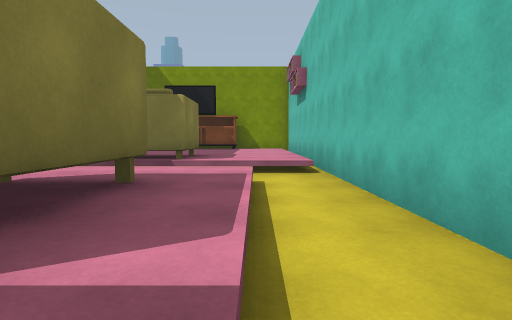
[1] (above)

22 first-person views from a walk through a 3-D level made in the Unity game engine. The camera is 1.3 m above the floor, tilts 4° down and sees 80° across. The floor is counted in squares, 2 m on a side. Each view is taken from the middle of a square. On the plan, view 1 faces up. The plan holds only what a view shows up to about 10 squares ahead; the rest is blank. The place goes on beyond the plan. The player is left out.

[2]
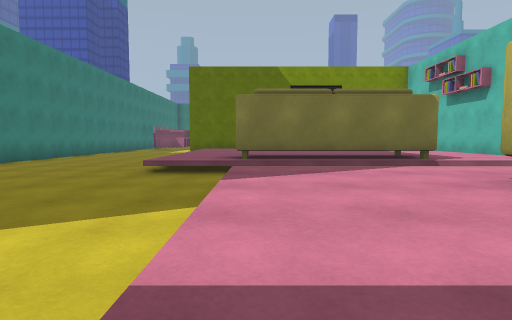

[3]
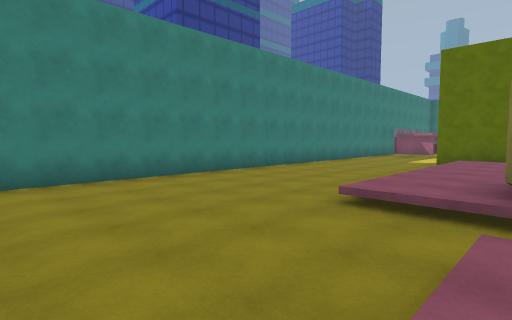

[4]
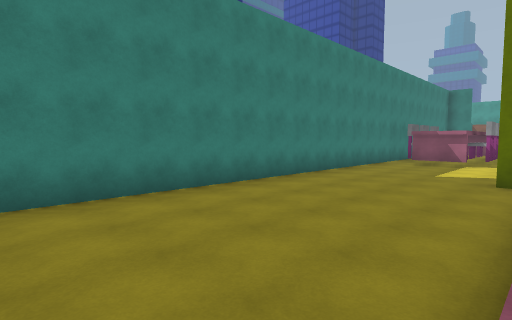

[5]
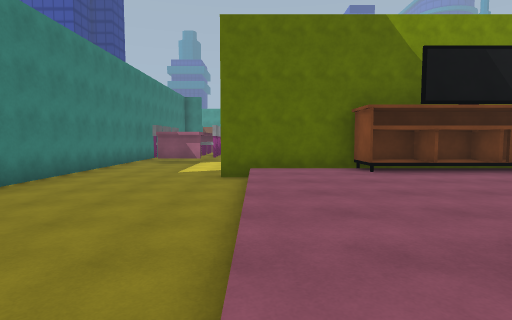

[6]
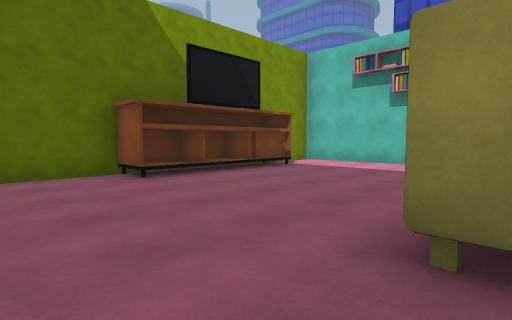

[7]
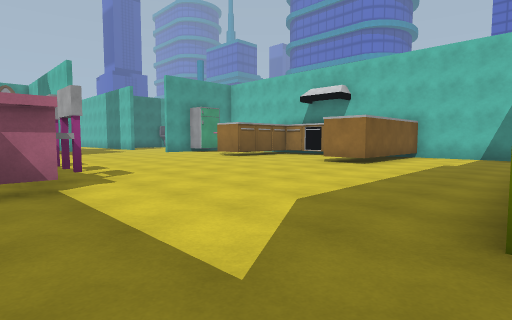

[8]
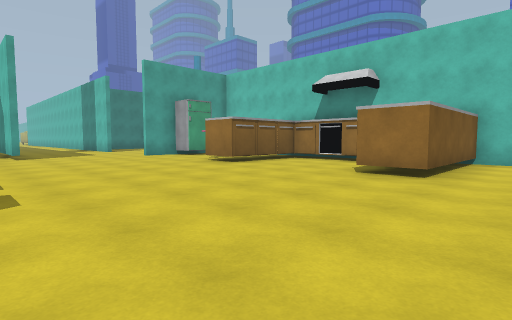

[9]
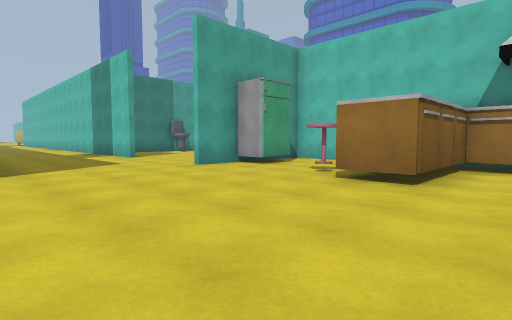

[10]
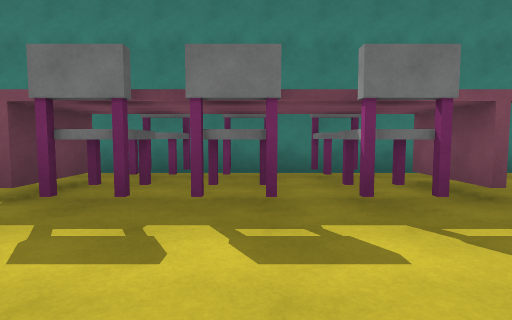

[11]
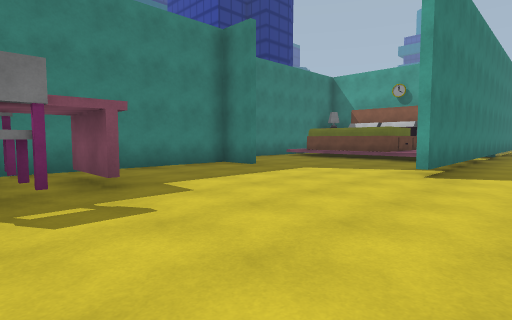

[12]
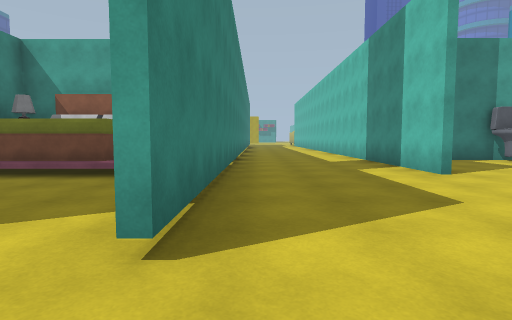

[13]
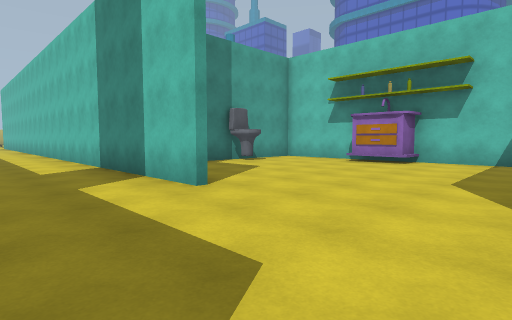

[14]
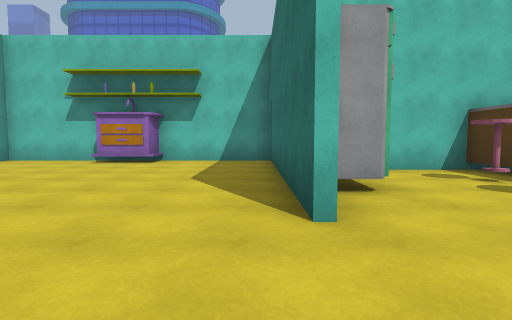

[15]
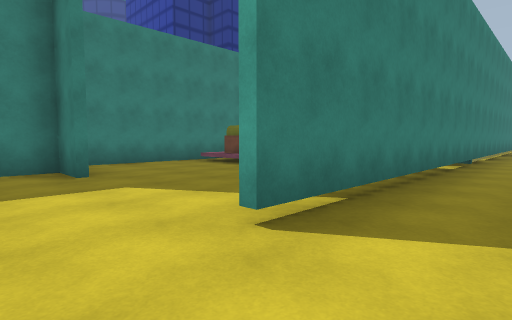

[16]
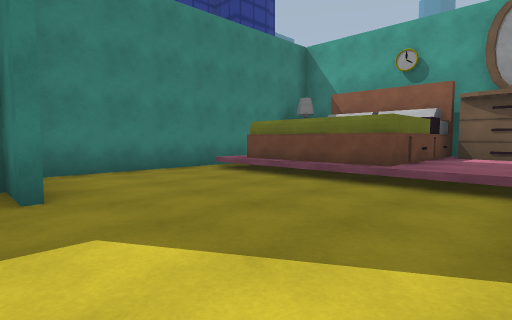

[17]
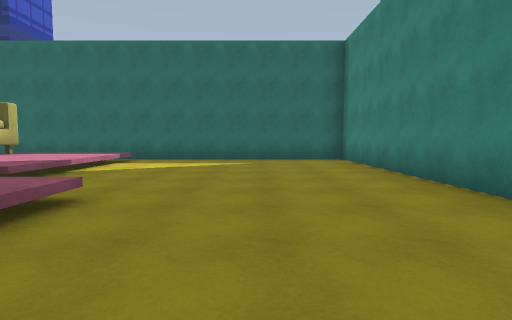

[18]
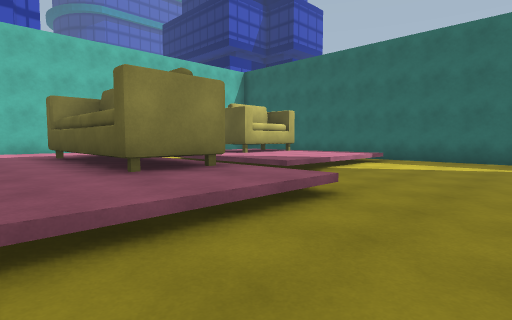

[19]
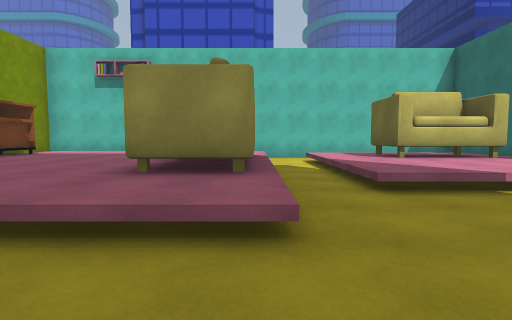

[20]
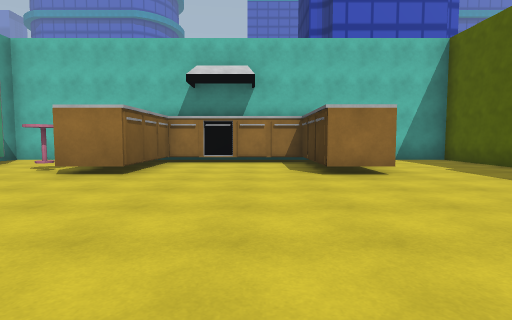

[21]
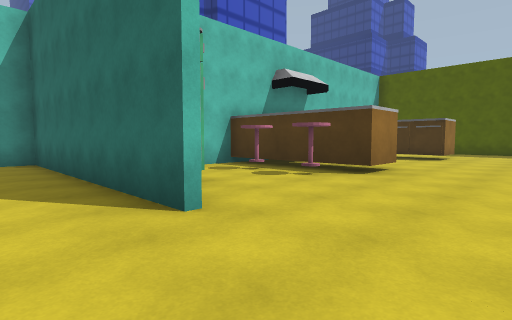

[22]
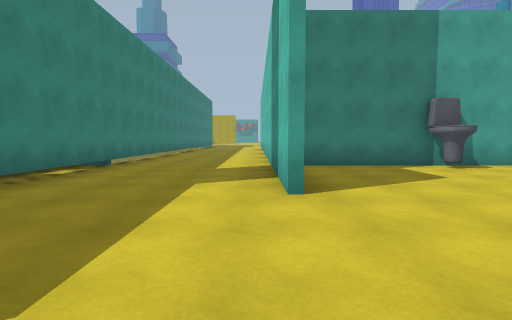

### Floor plan
Key: @ floor where view 1 was taken; # wall or solid block; x gap in a wall; . main floor; : floor 0.5 m higher than the main floor; / step, stairs or slope; ^ raised ledge; S sofa; F fridge; O other object.
Columns run from 13 left of view 1 to 4 right of it. Each row starts with its distance up from view 1.
 38       #  ..#
 37       #....#
 36       #....#
 35       #....###  ##
 34     ###....#..OO.#
 33  ^^^^O#....#.....#
 32 #   ^:#....#.....#
 31 #^^^^:#....#....##
 30 #.....#.........##
 29 #.....#..........#
 28 #.....#..........#
 27 #.....#....##.##.#
 26 ###.........F#####
 25  #.............#
 24  #.............#
 23  #.##......O.O.#
 22  #..x......#####
 21  #O#O........O
 20  #O#O.........O
 19  #O#O........O
 18  #O#O......###
 17  #.........#####
 16  #.............#
 15  #.............#
 14  #.............#
 13  #....##########
 12  #..../:#####:/#
 11  #..../:::::::/#
 10  #..../:::::::/#
  9  #..../:::::::/#
  8  #..../:::::::/#
  7  #..../:OOOO::/#
  6  #..../:OOOO::/#
  5  #.............#
  4  #......:::::/.#
  3  #......:::SS/.#
  2  #......:::SS/.#
  1  #......:::SS/.
  0  #....../////@
 -1  ##############

Positions as (right, up) in squares from view 1, and headings:
1: (0, 0), facing up
2: (-5, 0), facing up
3: (-5, 2), facing up-left
4: (-7, 6), facing up-left
5: (-7, 6), facing up
6: (-7, 7), facing up-right
7: (-10, 13), facing up-right
8: (-8, 15), facing up-right
9: (-7, 20), facing up-right
10: (-6, 20), facing left
11: (-5, 21), facing up-left
12: (-6, 25), facing up
13: (-5, 27), facing up-right
14: (-5, 27), facing right
15: (-5, 25), facing up-left
16: (-7, 26), facing up-left
17: (-9, 9), facing down
18: (-9, 9), facing down-right
19: (-9, 6), facing right
20: (-8, 19), facing right
21: (-5, 28), facing down-right
22: (-3, 27), facing up
